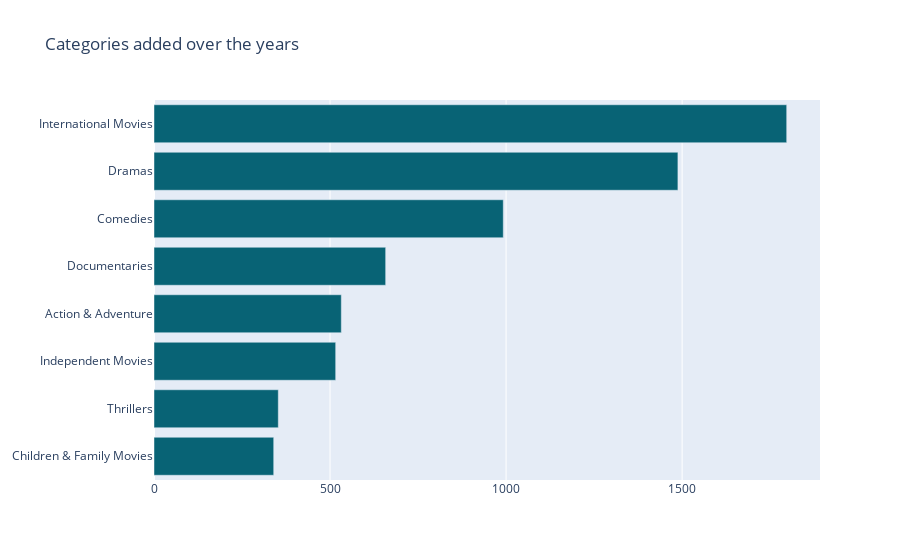

This figure's notebook cell:
### Markdown cell above
Top Categories over the years

### Code cell
col = "listed_in"
categories = ", ".join(d2['listed_in']).split(", ")
counter_list = Counter(categories).most_common(8)
labels = [_[0] for _ in counter_list][::-1]
values = [_[1] for _ in counter_list][::-1]
trace1 = go.Bar(y=labels, x=values, orientation="h", name="TV Shows", marker=dict(color="#086375"))

data = [trace1]
layout = go.Layout(title="Categories added over the years", legend=dict(x=0.1, y=1.1, orientation="h"))
fig = go.Figure(data, layout=layout)
fig.show()

### Figure 1 — Plotly figure (JSON) as saved in the notebook; plotly's stock layout.template omitted (floating-point values rounded to 4 significant figures)
{"data": [{"marker": {"color": "#086375"}, "name": "TV Shows", "orientation": "h", "type": "bar", "x": [340, 353, 516, 532, 658, 992, 1488, 1797], "y": ["Children & Family Movies", "Thrillers", "Independent Movies", "Action & Adventure", "Documentaries", "Comedies", "Dramas", "International Movies"]}], "layout": {"legend": {"orientation": "h", "x": 0.1, "y": 1.1}, "title": {"text": "Categories added over the years"}}}
